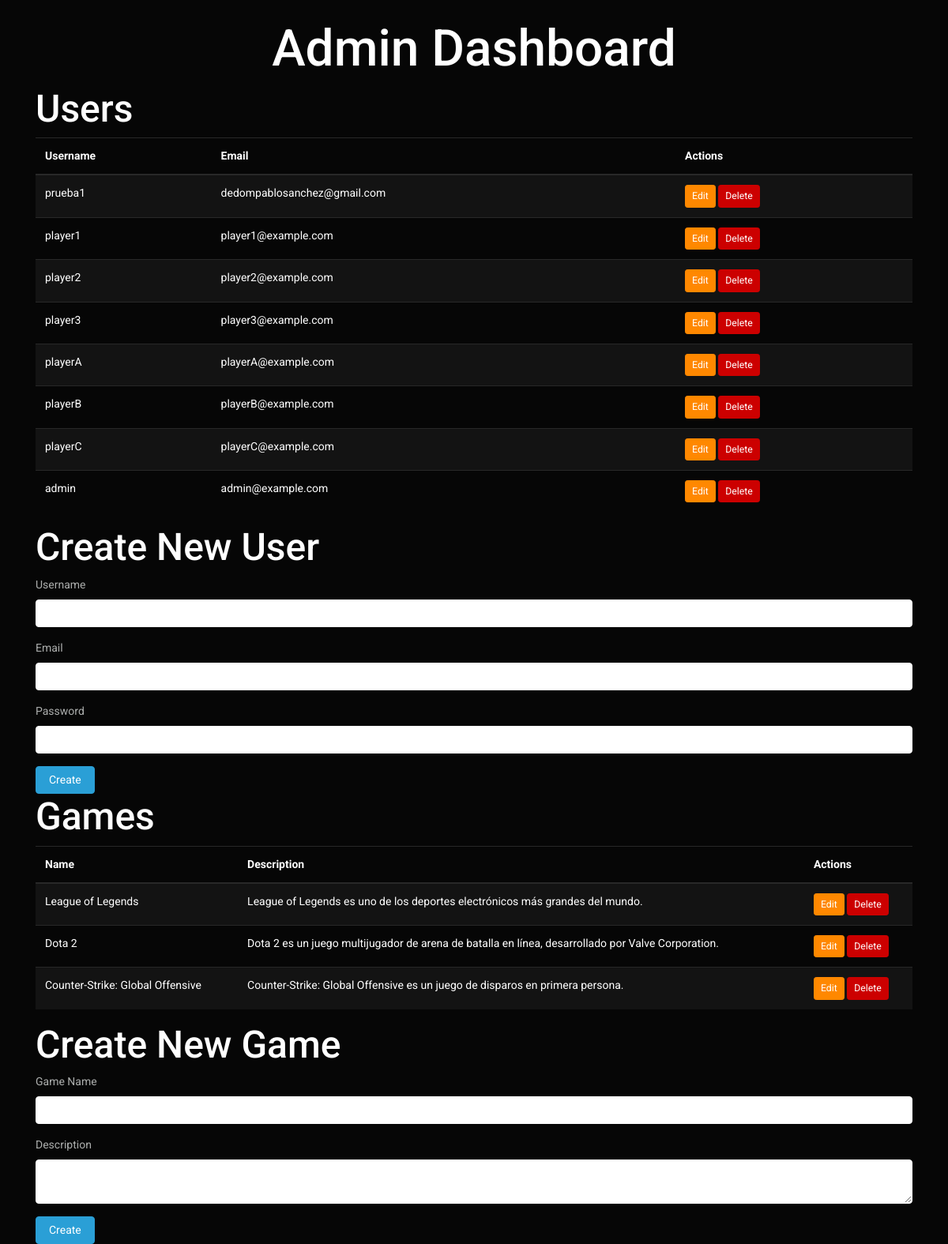
The page /admin (signed in) on the database its author committed.
### models.py (models this page shows, shortened)
class User(Base, UserMixin):  # Define el modelo de usuario, heredando de Base y UserMixin
    __tablename__ = "users"  # Nombre de la tabla en la base de datos
    id = Column(Integer, primary_key=True)  # Identificador único del usuario
    username = Column(String(50), unique=True, nullable=False)  # Nombre de usuario único y obligatorio
    email = Column(String(120), unique=True, nullable=False)  # Correo electrónico único y obligatorio
    password_hash = Column(String(128), nullable=False)  # Hash de la contraseña del usuario
    is_admin = Column(Boolean, default=False)  # Indica si el usuario es administrador o no
    participants = relationship("Participant", back_populates="user")  # Relación con los participantes en juegos

class Game(Base):  # Define el modelo de juego
    __tablename__ = 'games'  # Nombre de la tabla en la base de datos
    id = Column(Integer, primary_key=True)  # Identificador único del juego
    name = Column(String(100), nullable=False)  # Nombre del juego
    description = Column(Text)  # Descripción del juego
    participants = relationship("Participant", back_populates="game")  # Relación con los participantes en el juego

### main.py (the view)
@app.route("/admin", methods=["GET"])
@login_required
def admin():
    if not current_user.is_admin:
        return redirect(url_for("home"))
    users = session.query(User).all()
    games = session.query(Game).all()
    return render_template("admin.html", users=users, games=games)

### main.py (called while the page is built)
@login_manager.user_loader
def load_user(user_id):
    return session.get(User, user_id)

### templates/admin.html (shortened to what this page needs)
<!DOCTYPE html>
<html lang="en">
<head>
    <link rel="stylesheet" href="https://cdn.jsdelivr.net/npm/bootswatch@4.5.2/dist/cyborg/bootstrap.min.css">
</head>
<body>
    <div class="container mt-4">
        <h1 class="text-center">Admin Dashboard</h1>
        <h2>Users</h2>
        <table class="table table-striped">
            <thead>
                <tr>
                    <th>Username</th>
                    <th>Email</th>
                    <th>Actions</th>
                </tr>
            </thead>
            <tbody>
                {% for user in users %}
                    <tr>
                        <td>{{ user.username }}</td>
                        <td>{{ user.email }}</td>
                        <td>
                            <a href="{{ url_for('edit_user', user_id=user.id) }}" class="btn btn-sm btn-warning">Edit</a>
                            <form action="{{ url_for('delete_user', user_id=user.id) }}" method="post" style="display:inline;">
                                <button type="submit" class="btn btn-sm btn-danger">Delete</button>
                            </form>
                        </td>
                    </tr>
                {% endfor %}
            </tbody>
        </table>
        <h2>Create New User</h2>
        <form action="{{ url_for('create_user') }}" method="post">
            <div class="form-group">
                <label for="username">Username</label>
                <input type="text" class="form-control" id="username" name="username" required>
            </div>
            <div class="form-group">
                <label for="email">Email</label>
                <input type="email" class="form-control" id="email" name="email" required>
            </div>
            <div class="form-group">
                <label for="password">Password</label>
                <input type="password" class="form-control" id="password" name="password" required>
            </div>
            <button type="submit" class="btn btn-primary">Create</button>
        </form>
        <h2>Games</h2>
        <table class="table table-striped">
            <thead>
                <tr>
                    <th>Name</th>
                    <th>Description</th>
                    <th>Actions</th>
                </tr>
            </thead>
            <tbody>
                {% for game in games %}
                    <tr>
                        <td>{{ game.name }}</td>
                        <td>{{ game.description }}</td>
                        <td>
                            <a href="{{ url_for('edit_game', game_id=game.id) }}" class="btn btn-sm btn-warning">Edit</a>
                            <form action="{{ url_for('delete_game', game_id=game.id) }}" method="post" style="display:inline;">
                                <button type="submit" class="btn btn-sm btn-danger">Delete</button>
                            </form>
                        </td>
                    </tr>
                {% endfor %}
            </tbody>
        </table>
        <h2>Create New Game</h2>
        <form action="{{ url_for('create_game') }}" method="post">
            <div class="form-group">
                <label for="name">Game Name</label>
                <input type="text" class="form-control" id="name" name="name" required>
            </div>
            <div class="form-group">
                <label for="description">Description</label>
                <textarea class="form-control" id="description" name="description" required></textarea>
            </div>
            <button type="submit" class="btn btn-primary">Create</button>
        </form>
    </div>
</body>
</html>

### rows shown on the page
User: username "prueba1", email "dedompablosanchez@gmail.com"
User: username "player1", email "player1@example.com"
User: username "player2", email "player2@example.com"
User: username "player3", email "player3@example.com"
User: username "playerA", email "playerA@example.com"
User: username "playerB", email "playerB@example.com"
User: username "playerC", email "playerC@example.com"
User: username "admin", email "admin@example.com"
Game: name "League of Legends", description "League of Legends es uno de los deportes electrónicos más grandes del mundo."
Game: name "Dota 2", description "Dota 2 es un juego multijugador de arena de batalla en línea, desarrollado por Valve Corporation."
Game: name "Counter-Strike: Global Offensive", description "Counter-Strike: Global Offensive es un juego de disparos en primera persona."
